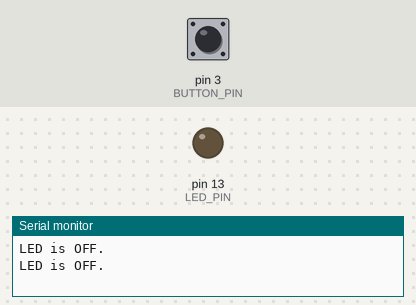
This sketch was run on a simulated Arduino Uno, built with avr-gcc and run on an emulated ATmega328P. Shown: output pins drawn as LEDs (lit = HIGH), the last lines printed to the serial monitor. The test bench sets the inputs (shaded band); at power-on: pin 3 (BUTTON_PIN) HIGH.

Above: at 1.2 s.
1.3 s: pin 3 (BUTTON_PIN) pulled LOW for 0.15 s
At 2.5 s:
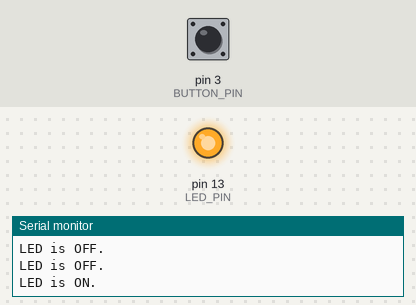
3.5 s: pin 3 (BUTTON_PIN) pulled LOW for 1 s
At 5.6 s:
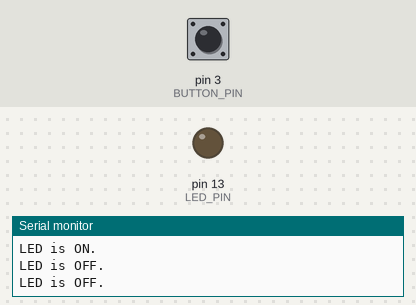
6.0 s: pin 3 (BUTTON_PIN) pulled LOW for 3.2 s
At 10.3 s:
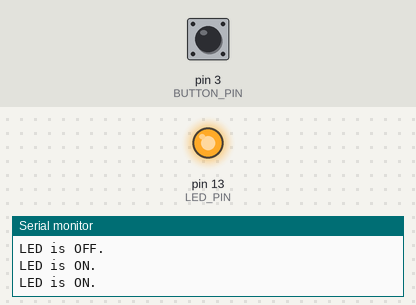
Timing chart, 0 to 11.8 s (numbered marks = the images above; inputs shaded):
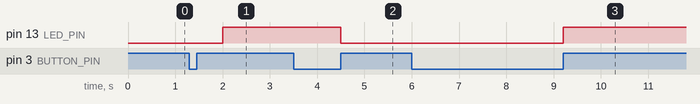

Measured:
- after the input at 1.3 s, pin 13 (LED_PIN): LOW → HIGH after 0.70 s
- after the input at 3.5 s, pin 13 (LED_PIN): HIGH → LOW after 1.0 s
- after the input at 6.0 s, pin 13 (LED_PIN): LOW → HIGH after 3.2 s

The sketch:

Task1.2P.ino
```cpp
#define MOTION_SENSOR_PIN 2  // Motion Sensor is connected to Pin 2
#define LED_PIN 13  // Built-in LED is connected to Pin 13
#define BUTTON_PIN 3  // Button is connected to Pin 3

volatile bool isLedOn = false;

void setup() {
  pinMode(MOTION_SENSOR_PIN, INPUT); // Set the motion sensor pin as input
  pinMode(LED_PIN, OUTPUT); // Set the LED pin as output
  pinMode(BUTTON_PIN, INPUT_PULLUP);  // Set the button pin as input with pullup resistor
  Serial.begin(9600); // Start the serial communication
  attachInterrupt(digitalPinToInterrupt(BUTTON_PIN), toggleLED, CHANGE);  // The interrupt will be triggered whenever the button state changes
}

void loop() {
  // Control the LED based on the button state
  if (isLedOn) {
    digitalWrite(LED_PIN, HIGH);
    Serial.println("LED is ON.");
  } else {
    digitalWrite(LED_PIN, LOW);
    Serial.println("LED is OFF.");
  }
  delay(1000);
}
void toggleLED() {
  if (digitalRead(BUTTON_PIN) == LOW) { // If the button is pressed
    isLedOn = !isLedOn;
    delay(20);
    while (digitalRead(BUTTON_PIN) == LOW);
    delay(20);
  }
}
```
